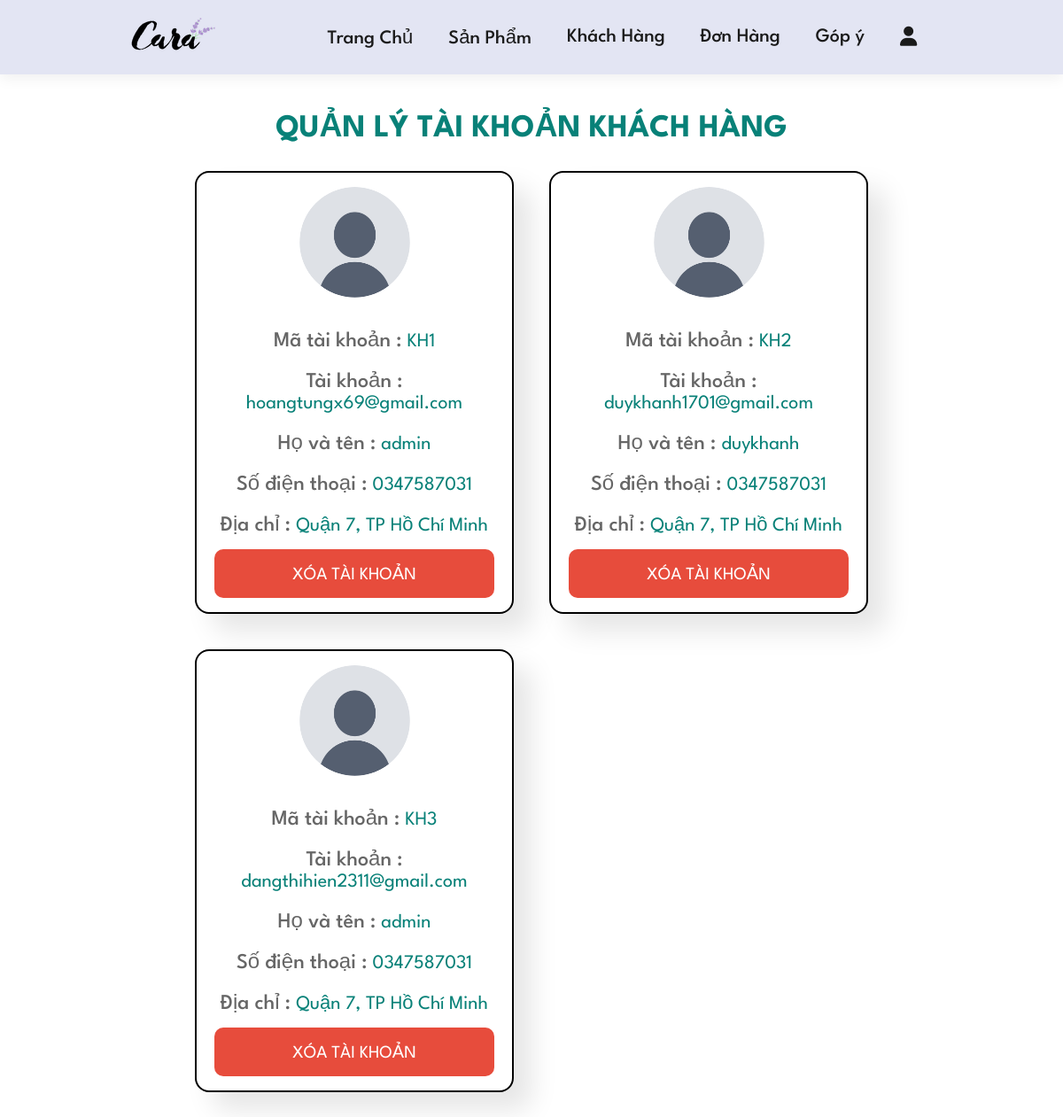
/customer.php, run on the app's committed database.
### tables this page shows
CREATE TABLE `tbl_khachhang` (
  `MaKH` varchar(20) NOT NULL,
  `TaiKhoan` text NOT NULL,
  `MatKhau` text NOT NULL,
  `HovaTen` text NOT NULL,
  `SoDienThoai` varchar(10) NOT NULL,
  `DiaChi` text NOT NULL,
  `TrangThaiKH` tinyint(1) NOT NULL
);

### controllers/customer.ctl.php (called while the page is built, shortened)
<?php
require_once('modules/db.php');
require_once('models/customer.model.php');
class customerController{
    private static customerModel  $customerModel;
    private static function init(): void
    {
        self::$customerModel = new customerModel(DB());
    }
    public static function Render(): void
    {
        $dstaikhoan = self::$customerModel->getaccountcustomer();
        $header = 'views/headeradmin.partial.php';
        $template = 'views/customer.tmpl.php';
        require_once('views/layoutadmin.php');
    }
}

### customer.php (called while the page is built, shortened)
<?php
require_once('controllers/customer.ctl.php');
customerController::Render();

### models/customer.model.php (called while the page is built)
<?php
require_once('models/DTOs/khachhang.php');
class customerModel
{
    protected PDO $db;
    public function __construct($db)
    {
        $this->db=$db;
    }
    public function getaccountcustomer()
    {
         try {
            $stmt='Select *
                    From tbl_khachhang
                    Where TrangThaiKH = 1';
            $prepare = $this->db->prepare($stmt);
            $prepare->execute();
            $dstk = array();
            while($result = $prepare->fetch())
            {
                $tk = new khachhang($result['MaKH'], $result['TaiKhoan'], $result['HovaTen'], $result['SoDienThoai'], $result['DiaChi'], $result['TrangThaiKH']);
                array_push($dstk, $tk);
            }
            return $dstk;
        } catch (PDOException $e) {
            return $e->getMessage();
        }
    }
}

### models/DTOs/khachhang.php (called while the page is built, shortened)
<?php
class khachhang
{
	private $MaKH;
	private $TaiKhoan;
	private $HovaTen;
	private $SoDienThoai;
	private $DiaChi;
    public function getMaKH()
    {
        return $this->MaKH;
    }
    public function getTaiKhoan()
    {
        return $this->TaiKhoan;
    }
    public function getHovaTen()
    {
        return $this->HovaTen;
    }
    public function getSoDienThoai()
    {
        return $this->SoDienThoai;
    }
    public function getDiaChi()
    {
        return $this->DiaChi;
    }
	function __construct($MaKH,$TaiKhoan,$HovaTen,$SoDienThoai,$DiaChi,$TrangThaiKH)
    {
		$this->MaKH = $MaKH;
		$this->TaiKhoan = $TaiKhoan;
		$this->HovaTen = $HovaTen;
		$this->SoDienThoai = $SoDienThoai;
		$this->DiaChi = $DiaChi;
	}
}
?>

### views/customer.tmpl.php (the view)
<section class="user-accounts section-p1">
   <h2 class="title">QUẢN LÝ TÀI KHOẢN KHÁCH HÀNG</h2>
   <div class="box-container">
   <?php
      if(!empty($dstaikhoan))
      {
         foreach ($dstaikhoan as $tk) {
            echo '<div class="box">
            <img src="./static/img/people/4.png" alt="">
            <p> Mã tài khoản : <span>'.$tk->getMaKH().'</span></p>
            <p> Tài khoản : <span>'.$tk->getTaiKhoan().'</span></p>
            <p> Họ và tên : <span>'.$tk->getHovaTen().'</span></p>
            <p> Số điện thoại : <span>'.$tk->getSoDienThoai().'</span></p>
            <p> Địa chỉ : <span>'.$tk->getDiaChi().'</span></p>
            <a href="./controllers/customeritem.ctl.php?makh='.$tk->getMaKH().'" class="delete-btn">XÓA TÀI KHOẢN</a>
         </div>';
         }
      }
      else
      {
         echo '<p class="empty">Chưa có góp ý của khách hàng</p>';
      }
   ?>
   </div>
</section>

### views/layoutadmin.php (shortened to what this page needs)
<!DOCTYPE html>
<html lang="en">
<head>
  <link rel="stylesheet" href="./static/css/adminstyle.css">
</head>
<body>
  <?php
  if(file_exists($header))
  {
    include_once($header);
  }
  if(file_exists($template))
  {
    include_once($template);
  }
  ?>
</body>
</html>

### views/headeradmin.partial.php (shortened to what this page needs)
<section id="header">
      <a href="admin.php"><img src="./static/img/logo.png" class="logo" alt="" /></a>
        <ul id="navbar">
          <li><a href="admin.php">Trang Chủ</a></li>
          <li><a href="productadmin.php">Sản Phẩm</a></li>
          <li><a href="customer.php">Khách Hàng</a></li>
          <li><a href="orderadmin.php">Đơn Hàng</a></li>
          <li><a href="feedback.php">Góp ý</a></li>
          <li class="hide-icon">
            <a href="#" ><i class="fa-solid fa-user" id="btn-user" title="Đăng Nhập/Đăng Xuất"></i></a>
          </li>
        </ul>
</section>

### static/css/adminstyle.css (style rules this page uses)
* { margin: 0px; padding: 0px; box-sizing: border-box; font-family: "League Spartan", sans-serif; }
h2 { font-size: 48px; line-height: 54px; color: #222; }
p { font-size: 25px; color: #465b52; margin: 15px 0px 20px 0px; }
.section-p1 { padding: 35px 60px; }
body { width: 100%; }
#header { display: flex; align-items: center; justify-content: space-evenly; padding: 20px 80px; background: #e3e5f3; box-shadow: 0px 5px 15px rgba(0, 0, 0, 0.06); z-index: 999; position: sticky; top: 0px; left: 0px; }
#navbar { display: flex; align-items: center; justify-content: center; }
#navbar li { list-style: none; padding: 0px 20px; position: relative; }
#navbar li a { text-decoration: none; font-size: 22px; font-weight: 500; color: #1a1a1a; transition: 0.3s ease; }
.user-accounts .box-container { display: grid; grid-template-columns: repeat(auto-fit, 30vw); gap: 40px; align-items: flex-start; justify-content: center; }
.user-accounts .title { text-align: center; text-transform: uppercase; margin-bottom: 20px; font-size: 36px; color: #088178; }
.user-accounts .box-container .box { border: 2px solid #000; box-shadow: 20px 20px 30px rgba(0, 0, 0, 0.1); background-color: #fff; border-radius: 16px; padding: 16px 20px; text-align: center; }
.user-accounts .box-container .box img { height: 125px; width: 125px; border-radius: 50%; object-fit: cover; margin-bottom: 1rem; }
.user-accounts .box-container .box p { line-height: 1; font-weight: 500; padding: 5px 0; margin: 12px 0px 0px 0px; font-size: 24px; color: #666; }
.user-accounts .box-container .box p span { color: #088178; font-size: 22px; font-weight: 400; }
.user-accounts .box .delete-btn { display: block; width: 100%; margin-top: 10px; border-radius: 10px; font-size: 20px; padding: 16px 0px; text-transform: capitalize; cursor: pointer; text-align: center; color: white; background-color: #e74c3c; }
.user-accounts .box a { text-decoration: none; }

### data on the page
tbl_khachhang: MaKH "KH1", TaiKhoan "hoangtungx69@gmail.com", HovaTen "admin", SoDienThoai "0347587031", DiaChi "Quận 7, TP Hồ Chí Minh"
tbl_khachhang: MaKH "KH2", TaiKhoan "duykhanh1701@gmail.com", HovaTen "duykhanh", SoDienThoai "0347587031", DiaChi "Quận 7, TP Hồ Chí Minh"
tbl_khachhang: MaKH "KH3", TaiKhoan "dangthihien2311@gmail.com", HovaTen "admin", SoDienThoai "0347587031", DiaChi "Quận 7, TP Hồ Chí Minh"
